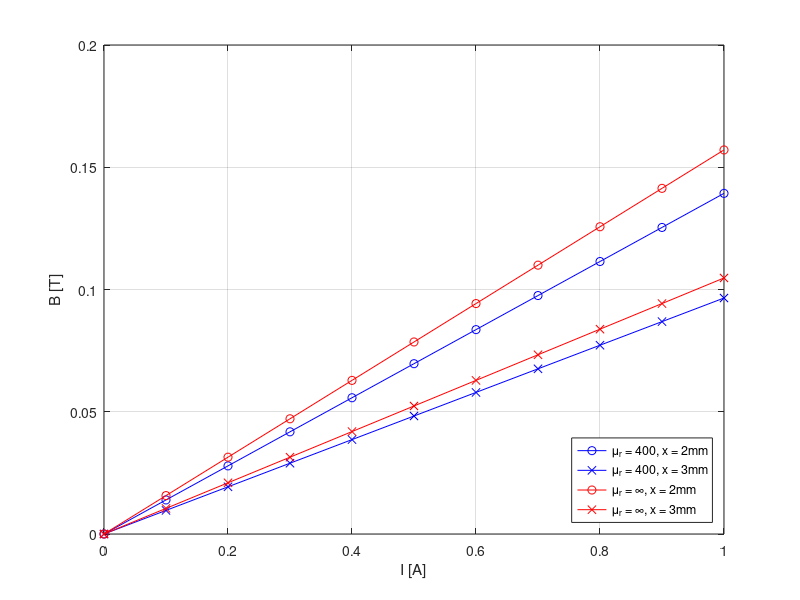
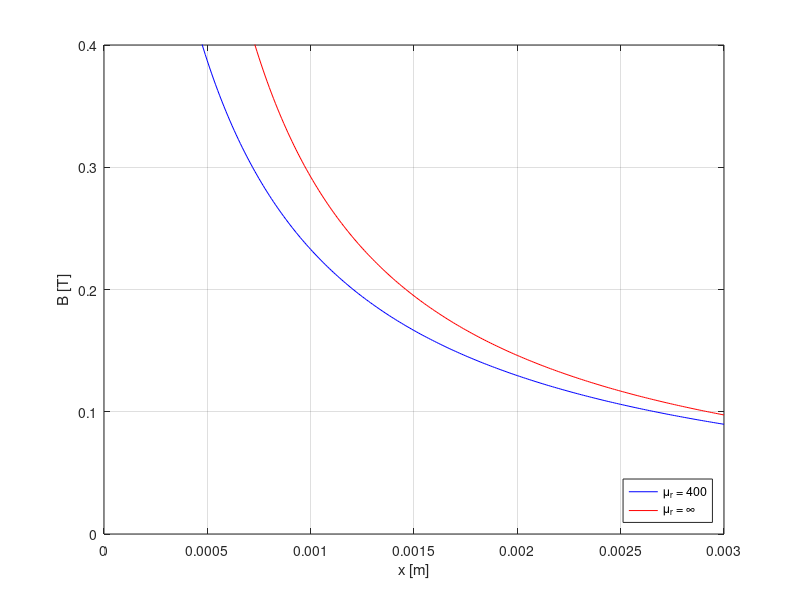

Write MATLAB code to recreate these figures, in order.
%% Induction en fonction du courant et de l'entrefer
clear; clc; close all;

%% Variables
Iref = 0.93; % A
x = [2 3]*1e-3; % m
mu0 = 4* pi * 1e-7;
mur = 400; % -
a = 12e-3; % m
n1 = 500; % -

%% formulas
getBcste = @(I, x) mu0*mur*n1*I./(17*a+2*mur*x);

getBinfty = @(I, x) mu0*n1*I./(2*x);

%% B(I)
I = linspace(0,1,11);

BIcste2 = getBcste(I, x(1));
BIcste3 = getBcste(I, x(2));

BIinfty2 = getBinfty(I, x(1));
BIinfty3 = getBinfty(I, x(2));

%% B(x)
x = linspace(0, 3e-3, 301) % m

Bxcste = getBcste(Iref, x)
Bxinfty = getBinfty(Iref, x)



%% plots
figure();
plot(I, BIcste2, 'b-o'); hold on;
plot(I, BIcste3, 'b-x');
plot(I, BIinfty2, 'r-o');
plot(I, BIinfty3, 'r-x');
hold off;
grid on;
xlabel('I [A]');
ylabel('B [T]');
legend('\mu_r = 400, x = 2mm', '\mu_r = 400, x = 3mm', '\mu_r = \infty, x = 2mm', '\mu_r = \infty, x = 3mm', 'Location', 'southeast');

figure();
plot(x, Bxcste, 'b-'); hold on;
plot(x, Bxinfty, 'r-');
hold off;
grid on;
ylim([0, 0.4]);
xlabel('x [m]');
ylabel('B [T]');
legend('\mu_r = 400', '\mu_r = \infty', 'Location', 'southeast');
